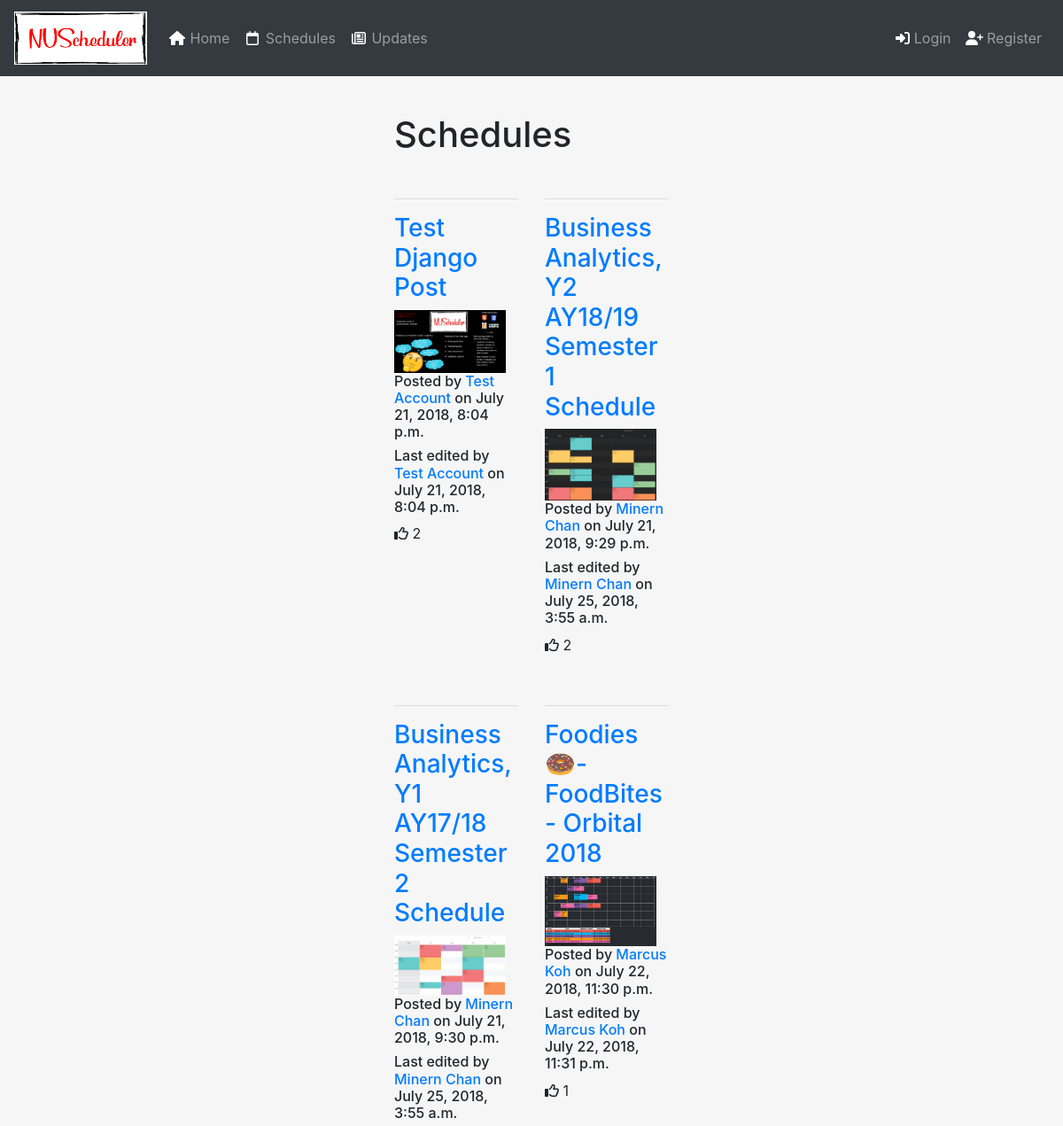
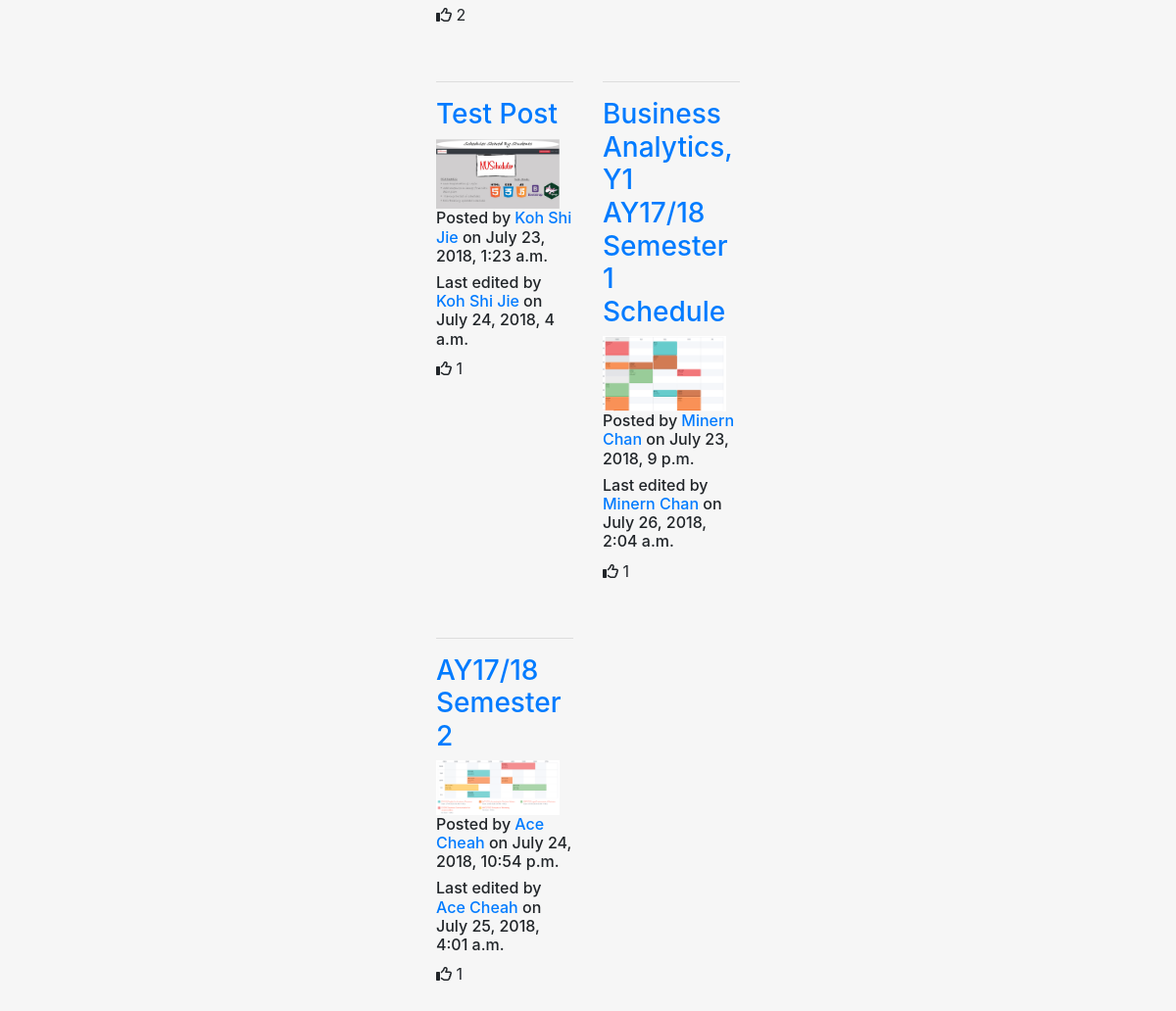
Screenshot of /schedule/results/ with the database file from the repository (2 pictures, top to bottom).
### schedule/models.py (models this page shows, shortened)
class SchedulePost(models.Model):
    id = models.UUIDField(primary_key=True, default=uuid.uuid4, editable=False)
    title = models.CharField(max_length=140)
    image = models.ImageField(upload_to='schedule_image')
    faculty = models.CharField(max_length=100)
    course_name = models.CharField(max_length=200)
    year = models.IntegerField()
    semester = models.CharField(max_length=100)
    modules_taken = MultiSelectField(choices=MODULE_CHOICES)
    desc = models.TextField()
    user = models.ForeignKey(get_user_model(), on_delete=models.CASCADE)
    created = models.DateTimeField(auto_now_add=True)
    updated = models.DateTimeField(auto_now=True)
    like = models.ManyToManyField(get_user_model(),related_name='user_votes')

### accounts/models.py (models this page shows)
class User(AbstractUser):
    username = None
    id = models.UUIDField(primary_key=True, default=uuid.uuid4, editable=False)
    email = models.EmailField(_('email address'), unique=True)
    faculty = models.CharField(max_length=100)
    course_name = models.CharField(max_length=200)
    year = models.CharField(max_length=50)
    USERNAME_FIELD = 'email'
    REQUIRED_FIELDS = ['first_name','last_name','faculty','course_name','year',]
    objects = UserManager()

### schedule/views.py (the view)
# urls.py: path('results/', views.search, name="schedule_search"),
def search(request):
    template = 'homepage/schedule_search.html'
    query = request.GET.get('q')
    if query:
     results = SchedulePost.objects.filter(Q(title__icontains=query) | Q(faculty__icontains=query) | Q(desc__icontains=query) | Q(course_name__icontains=query) |
                Q(modules_taken__icontains=query))
    else:
     results = SchedulePost.objects.all()
    args = {
            'results': results,
        }
    return render(request, template, args)

### homepage/templates/homepage/schedule_search.html
{% extends 'base.html' %}
{% block content %}
<div class="container-fluid">
    <h1>Schedules</h1>
    <br>
    {% for schedule_post in results %}
    {% if forloop.first %} <div class="row"> {% endif %}
        <div class="col-sm-6">
            <hr>
            <h3><a href="/schedule/{{schedule_post.id}}">{{ schedule_post.title }}</a></h3>
            {% if schedule_post.image %}
            <a href="{% url 'view_schedule' pk=schedule_post.id %}">
                <img src="{{ schedule_post.image.url }}" class="img-fluid" style="max-width:90%">
            </a>
            {% endif %}
            <h6>Posted by <a href="{% url 'view_other_profile' id=schedule_post.user.id %}">{{ schedule_post.user.get_full_name }}</a> on {{ schedule_post.created }}</h6>
            <h6>Last edited by <a href="{% url 'view_other_profile' id=schedule_post.user.id %}"> {{ schedule_post.user.get_full_name }}</a> on {{ schedule_post.updated }}</h6>
            <p><i class="far fa-thumbs-up"></i> {{ schedule_post.like.count }} </p>
            <br>
        </div>
    {% if forloop.counter|divisibleby:2 %} </div> <div class="row"> {% endif %}
    {% if forloop.last %} </div> {% endif %}
    {% endfor %}
    <br>
    <br>
</div>
{% endblock %}

### homepage/static/homepage/css/all.css (style rules this page uses)
.fa-thumbs-up:before { content: "\f164"; }

### homepage/templates/base.html (style rules this page uses)
html, body { height:100% }

### rows the page displays
SchedulePost: title "Test Django Post", image (picture), user.get_full_name "Test Account", created "July 21, 2018, 8:04 p.m.", updated "July 21, 2018, 8:04 p.m.", like.count "2"
SchedulePost: title "Business Analytics, Y2 AY18/19 Semester 1 Schedule", image (picture), user.get_full_name "Minern Chan", created "July 21, 2018, 9:29 p.m.", updated "July 25, 2018, 3:55 a.m.", like.count "2"
SchedulePost: title "Business Analytics, Y1 AY17/18 Semester 2 Schedule", image (picture), user.get_full_name "Minern Chan", created "July 21, 2018, 9:30 p.m.", updated "July 25, 2018, 3:55 a.m.", like.count "2"
SchedulePost: title "Foodies🍩- FoodBites - Orbital 2018", image (picture), user.get_full_name "Marcus Koh", created "July 22, 2018, 11:30 p.m.", updated "July 22, 2018, 11:31 p.m.", like.count "1"
SchedulePost: title "Test Post", image (picture), user.get_full_name "Koh Shi Jie", created "July 23, 2018, 1:23 a.m.", updated "July 24, 2018, 4 a.m.", like.count "1"
SchedulePost: title "Business Analytics, Y1 AY17/18 Semester 1 Schedule", image (picture), user.get_full_name "Minern Chan", created "July 23, 2018, 9 p.m.", updated "July 26, 2018, 2:04 a.m.", like.count "1"
SchedulePost: title "AY17/18 Semester 2", image (picture), user.get_full_name "Ace Cheah", created "July 24, 2018, 10:54 p.m.", updated "July 25, 2018, 4:01 a.m.", like.count "1"
